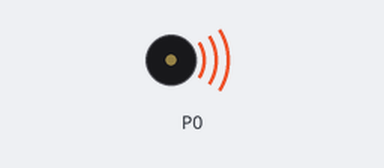
Simulated run of this program. Board: BBC micro:bit (MakeCode). Parts: buzzer (waves = sounding). At 40.2 s the program stops and its outputs stay as they are.

Above: at 0.1 s.
At 38.3 s:
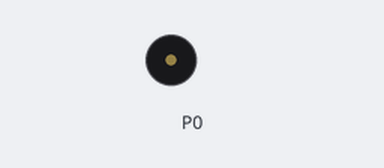
Timing chart, 0 to 39.8 s (numbered marks = the images above):
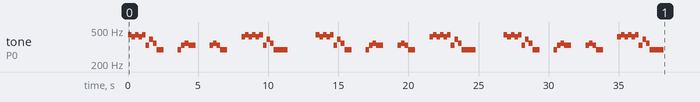

The program:

main.ts
```typescript
music.setVolume(255)
for (let index = 0; index < 3; index++) {
    music.playTone(440, music.beat(BeatFraction.Half))
    music.playTone(415, music.beat(BeatFraction.Half))
    music.playTone(440, music.beat(BeatFraction.Half))
    music.playTone(415, music.beat(BeatFraction.Half))
    music.playTone(440, music.beat(BeatFraction.Half))
    music.playTone(330, music.beat(BeatFraction.Half))
    music.playTone(392, music.beat(BeatFraction.Half))
    music.playTone(349, music.beat(BeatFraction.Half))
    music.playTone(294, music.beat(BeatFraction.Whole))
    music.rest(music.beat(BeatFraction.Double))
    music.playTone(294, music.beat(BeatFraction.Half))
    music.playTone(330, music.beat(BeatFraction.Half))
    music.playTone(349, music.beat(BeatFraction.Half))
    music.playTone(330, music.beat(BeatFraction.Whole))
    music.rest(music.beat(BeatFraction.Double))
    music.playTone(330, music.beat(BeatFraction.Half))
    music.playTone(349, music.beat(BeatFraction.Half))
    music.playTone(330, music.beat(BeatFraction.Half))
    music.playTone(294, music.beat(BeatFraction.Whole))
    music.rest(music.beat(BeatFraction.Double))
    music.playTone(415, music.beat(BeatFraction.Half))
    music.playTone(440, music.beat(BeatFraction.Half))
    music.playTone(415, music.beat(BeatFraction.Half))
    music.playTone(440, music.beat(BeatFraction.Half))
    music.playTone(415, music.beat(BeatFraction.Half))
    music.playTone(440, music.beat(BeatFraction.Half))
    music.playTone(330, music.beat(BeatFraction.Half))
    music.playTone(392, music.beat(BeatFraction.Half))
    music.playTone(349, music.beat(BeatFraction.Half))
    music.playTone(294, music.beat(BeatFraction.Double))
    music.rest(music.beat(BeatFraction.Breve))
}
```

test.ts
```typescript
// 在此处测试；当此软件包作为插件使用时，将不会编译此软件包。
```
